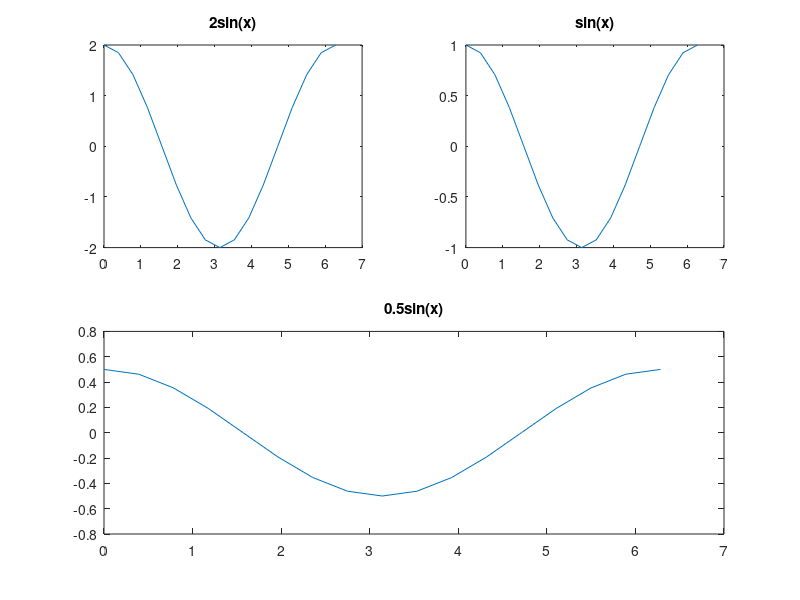

The MATLAB source for this figure:
% QUESTION 3
% Plot the following cosine functions, 𝑦1 = 2cos(𝑥), 𝑦2 = cos(𝑥), and 𝑦3 = 0.5 ∗ cos(𝑥), in the
% interval 0 ≤ 𝑥 ≤ 2𝜋.

upperlimit = 2*pi;
x = 0:upperlimit/16:upperlimit;
y1 = 2*cos(x);
y2 = cos(x);
y3 = 0.5*cos(x);

subplot(2,2,1);
plot(x, y1);
title('2sin(x)');

subplot(2,2,2);
plot(x,y2);
title('sin(x)');

subplot(2,2,[3,4]);
plot(x, y3);
title('0.5sin(x)');